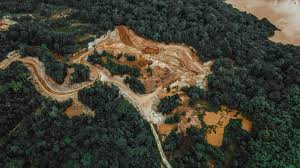
#> input picture images.jpg, 300 x 168 px, found by its file name
$ jupyter execute 'StructureOptimalPathing_A*.ipynb'
#> lines starting #> are read from the running program, lines starting #| are printed output that depends on the picture; after the words box and inside, x2 and y2 are one past the last pixel; in counts of white or black regions, pixels touching at a corner belong together
[cell 1]
import numpy as np
import matplotlib.pyplot as plt
from skimage import io
import cv2
import heapq
import math

[cell 2]
import numpy as np
import matplotlib.pyplot as plt
from skimage import io
import cv2
class ImageSeg:
#Initializing the path of image and threshold value by taking as class parameters
    def __init__(self,path):
        self.path = path
        self.img = plt.imread(path)
#> self.img is the input picture: shape (168, 300, 3); mean R, G, B 64.9, 63.5, 51.6
        self.threshold = 0
    #Visualize the raw rgb image
    def visualize_rgb(self):
        rgb_img = self.img
        plt.imshow(rgb_img)

    #Nullify the R and B values in the image matrix
    def RGNull(self):
        arr = np.array(self.img)
        greenval = 0
        count = 0
        for i in range(len(arr)):
            for j in range(len(arr[i])):
                count+=1
                greenval+=arr[i][j][1]
                arr[i][j][0]=0
                arr[i][j][2]=0
        self.threshold = (greenval/count)/1.5
        return arr

    #Grayscale the image
    def IsoGray(self):
        RGNull_img = self.RGNull()
#> after the loop in RGNull, `for i in range(len(arr)):`:
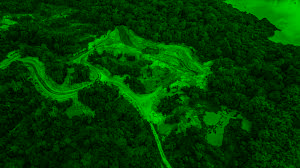
#> arr: shape (168, 300, 3); mean R, G, B 0, 63.5, 0
#> after the loop in RGNull, `for i in range(len(arr)):`: count = 50400; greenval = 3199749
#> in RGNull, `self.threshold = (greenval/count)/1.5`: self.threshold = 42.32
        gray_img = cv2.cvtColor(RGNull_img,cv2.COLOR_RGB2GRAY)
        return gray_img

    #Apply Thresholding
    def IsoGrayThresh(self):

        gray_img = self.IsoGray()
#> in IsoGray, `gray_img = cv2.cvtColor(RGNull_img,cv2.COLOR_RGB2GRAY)`:
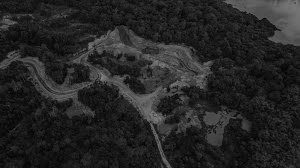
#> gray_img: shape (168, 300); min 0, max 134, mean 37.3
        for i in range(len(gray_img)):
            for j in range(len(gray_img[i])):
                if gray_img[i][j]>self.threshold:
                    gray_img[i][j]=255
                else:
                    gray_img[i][j]=0
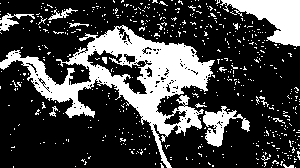
#> gray_img: shape (168, 300); 26.5% white; 545 white regions (531 under 20 px), largest, box (x1, y1, x2, y2) and area: (0, 25, 215, 168) 8518, (220, 0, 300, 47) 1903, (203, 106, 250, 147) 776

        plt.imshow(gray_img)
        return gray_img

    #Comparison b/w raw rgb, grayscaled and thresholded images
    def visualize_compare(self):
        fig = plt.figure(figsize=(14, 30))
        row = 1
        cols = 3
        fig.add_subplot(row,cols,1)
        io.imshow(self.img)
        fig.add_subplot(row,cols,2)
        io.imshow(self.IsoGray())
        fig.add_subplot(row,cols,3)
        io.imshow(self.IsoGrayThresh())

    #Function to count the tree pixels in the thresholded image
    def PixelCount(self):
        count = 0
        arr = self.IsoGrayThresh()
        for i in arr:
            for j in i:
                if j!=0:
                    count+=1

        return count

[cell 3]
import numpy as np
import math
import heapq
import matplotlib.pyplot as plt

class OptimalPathing:
    def __init__(self, img, PATH):
        self.img = img
        self.PATH = PATH

    def Precompute_EuclideanDist(self, img):
        rows, cols = len(img), len(img[0])
        AdjMat = np.zeros((rows, cols))
        for i in range(rows):
            for j in range(cols):
                AdjMat[i][j] = math.sqrt((i - (rows - 1)) ** 2 + (j - (cols - 1)) ** 2)
        return AdjMat

    def create_graph(self, binary_image, target):
        binary_image = np.array(binary_image)
        graph = {}
        rows, cols = len(binary_image), len(binary_image[0])
        TreeCount_Density = 115 / (rows * cols) * 1000     # Confidence_Val
        TCD_FACTOR = math.exp(TreeCount_Density * 100)
        AdjMat = self.Precompute_EuclideanDist(binary_image)
        for i in range(rows):
            for j in range(cols):
                neighbors = []
                for dx in [-1, 0, 1]:
                    for dy in [-1, 0, 1]:
                        if dx == 0 and dy == 0:
                            continue
                        ni, nj = i + dx, j + dy
                        if 0 <= ni < rows and 0 <= nj < cols:
                            euclid_dist = math.sqrt((ni - target[0]) ** 2 + (nj - target[1]) ** 2)
                            avg_density = 0
                            for fact in range(1, 11):
                                try:
                                    alpha_val = 255 - binary_image[ni - fact * dx][nj + fact * dy]
                                except:
                                    alpha_val = 0
                                try:
                                    beta_val = 255 - binary_image[ni + fact * dx][nj - fact * dy]
                                except:
                                    beta_val = 0
                                avg_density += alpha_val + beta_val

                            avg_density /= 20  # Average density over the 20 pixels
                            neighbors.append(((ni, nj), TCD_FACTOR * (255 - binary_image[ni][nj]) +
                                              euclid_dist ** 2 + 50000 * np.log(avg_density + 1)))

                graph[(i, j)] = neighbors  # Store the neighbors for the current pixel
        return graph

    def trace_path(self, parents, start, target):
        path = []
        current = target
        while current != start:
            path.append(current)
            current = parents[current]
        path.append(start)
        path.reverse()
        return path

    def ComputeAStar(self, start_pixel=(0, 0), target_pixel=(100, 200)):
        graph = self.create_graph(self.img, target_pixel)
        # Find the shortest path
        parents = {}
        heap = [(0, start_pixel)]
        visited = set()

        while heap:
            (cost, current) = heapq.heappop(heap)

            if current in visited:
                continue

            visited.add(current)

            if current == target_pixel:
                break

            for neighbor, weight in graph.get(current, []):
                if neighbor not in visited:
                    parents[neighbor] = current
                    heapq.heappush(heap, (cost + weight, neighbor))

        if target_pixel not in parents:
            print("Target pixel is unreachable.")
            return

        shortest_path = self.trace_path(parents, start_pixel, target_pixel)

        # Visualize the image and the shortest path
        image = np.array(self.img)
        x_coords, y_coords = zip(*shortest_path)   # Extract x, y coordinates for plotting
        plt.figure(figsize=[20, 14])
        image = np.reshape(image, (168, 300))
        plt.imshow(image, cmap='gray')

        # Plot starting and ending points
        plt.plot(start_pixel[1], start_pixel[0], 'go')  # 'go' indicates green circle for start point
        plt.plot(target_pixel[1], target_pixel[0], 'ro')  # 'ro' indicates red circle for end point

        # Plot the path
        plt.plot(y_coords, x_coords, color='blue', linewidth=2) # Plot the path in blue
        # image = image.reshape(168, 300)
        # plt.imshow(image, cmap='gray')
        plt.show()   # Show the image with the path

        plt.plot(y_coords, x_coords, color='red', linewidth=2)
        plt.imshow(plt.imread(self.PATH))

[cell 4]
if __name__ == "__main__":
    PATH = "E:\minor2\TreeVerse\TreeVerse\images.jpg"
    obj = ImageSeg(PATH)
    img = obj.IsoGrayThresh()
    print(img.shape)
#| (168, 300)
    obj1 = OptimalPathing(img,PATH)
    obj1.ComputeAStar()
#> in create_graph, `rows, cols = len(binary_image), len(binary_image[0])`: rows = 168; cols = 300
#> in create_graph, `TreeCount_Density = 115 / (rows * cols) * 1000`: TreeCount_Density = 2.28
#> in create_graph, `TCD_FACTOR = math.exp(TreeCount_Density * 100)`: TCD_FACTOR = 1.24e+99
#> in Precompute_EuclideanDist, `rows, cols = len(img), len(img[0])`: rows = 168; cols = 300
#> after the loop in Precompute_EuclideanDist, `for i in range(rows):`:
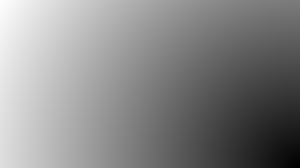
#> AdjMat: shape (168, 300) float64; min 0, max 342.5, mean 182.7; drawn with min black and max white
#> after the loop in create_graph, `for i in range(rows):`: graph = 50400 items
#> in ComputeAStar, `plt.show()`:
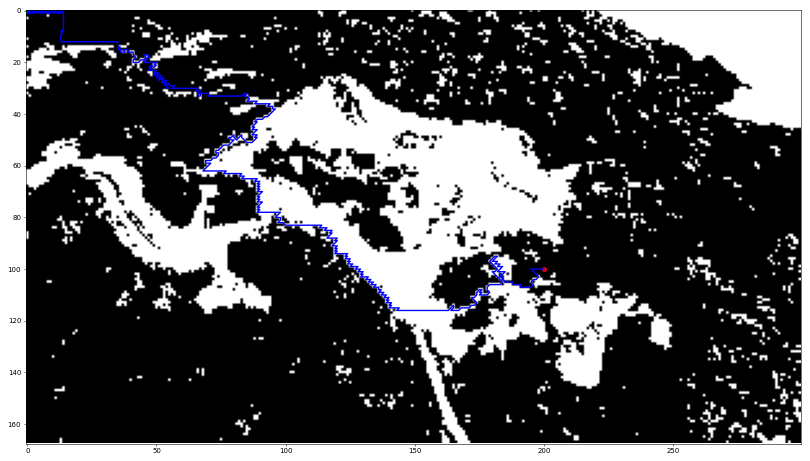
#> figure drawn by matplotlib, 1 panel
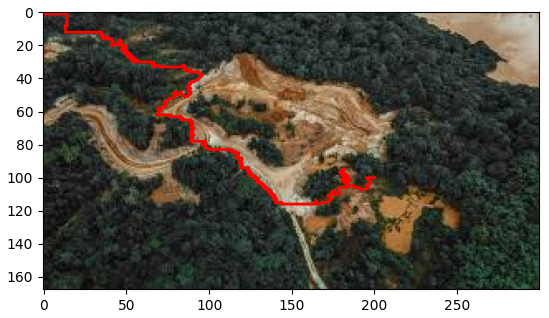
#> figure drawn by matplotlib, 1 panel

$ run again, with downloadimg.jpg copied over images.jpg
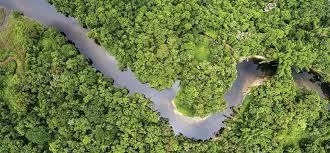
#> input picture downloadimg.jpg, 330 x 153 px, found by its file name
#> in __init__, self.img is the input picture: shape (153, 330, 3); mean R, G, B 110.7, 126, 72.7
#> after the loop in RGNull, `for i in range(len(arr)):`:
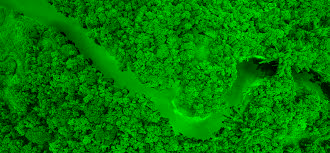
#> arr: shape (153, 330, 3); mean R, G, B 0, 126, 0
#> after the loop in RGNull, `for i in range(len(arr)):`: count = 50490; greenval = 6360751
#> self.threshold = 83.99
#> after the loop in IsoGrayThresh, `for i in range(len(gray_img)):`:
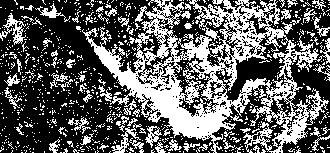
#> gray_img: shape (153, 330); 37.7% white; 830 white regions (764 under 20 px), largest, box (x1, y1, x2, y2) and area: (82, 0, 330, 153) 13474, (0, 13, 26, 45) 285, (111, 123, 142, 153) 220
#| (153, 330)
#> in create_graph, `rows, cols = len(binary_image), len(binary_image[0])`: rows = 153; cols = 330
#> TreeCount_Density = 2.28
#> TCD_FACTOR = 8.29e+98
#> in Precompute_EuclideanDist, `rows, cols = len(img), len(img[0])`: rows = 153; cols = 330
#> after the loop in create_graph, `for i in range(rows):`: graph = 50490 items
